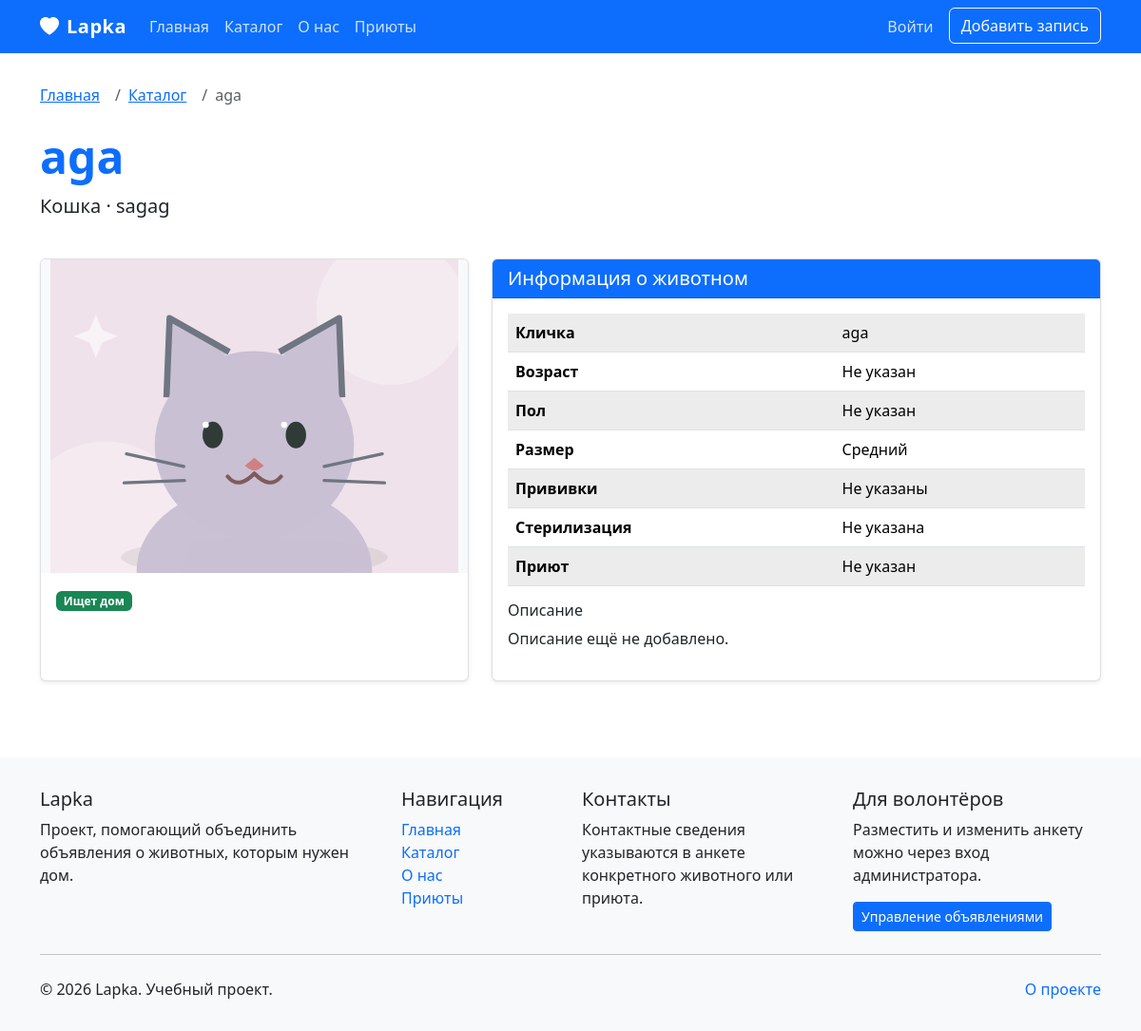
The app's page /animals/1 with its own data.
### models.py (models this page shows)
class Base(DeclarativeBase):
    pass

class Animal(Base):
    __tablename__ = "animals"
    id: Mapped[int] = mapped_column(primary_key=True)
    name: Mapped[str] = mapped_column(String(120), nullable=False)
    name_key: Mapped[str] = mapped_column(String(120), nullable=False, index=True)
    species: Mapped[str] = mapped_column(String(20), nullable=False, index=True)
    city: Mapped[str] = mapped_column(String(100), nullable=False)
    city_key: Mapped[str] = mapped_column(String(100), nullable=False, index=True)
    age_years: Mapped[int | None] = mapped_column(Integer, nullable=True)
    gender: Mapped[str] = mapped_column(String(20), default="unknown")
    size: Mapped[str] = mapped_column(String(20), default="medium")
    description: Mapped[str] = mapped_column(Text, default="")
    status: Mapped[str] = mapped_column(String(20), default="searching", index=True)
    vaccinated: Mapped[bool] = mapped_column(Boolean, default=False)
    neutered: Mapped[bool] = mapped_column(Boolean, default=False)
    photo_url: Mapped[str] = mapped_column(String(500), default="")
    contact_email: Mapped[str] = mapped_column(String(254), default="")
    created_at: Mapped[datetime] = mapped_column(DateTime(timezone=True), default=lambda: datetime.now(timezone.utc))
    shelter_id: Mapped[int | None] = mapped_column(ForeignKey("shelters.id"), nullable=True)
    shelter: Mapped[Shelter | None] = relationship(back_populates="animals")

### app.py (the view)
    @app.get("/animals/<int:animal_id>")
    def animal_detail(animal_id):
        with Session() as db:
            animal = db.get(Animal, animal_id)
            if animal is None:
                abort(404)
            item = get_animal(db, animal_id)
            related = [a for a in list_animals(db, species=animal.species, status="searching", per_page=4)["items"]
                       if a["id"] != animal_id][:3]
        return render_template("detail.html", animal=item, related=related)

### services.py (called while the page is built)
def animal_to_dict(a: Animal):
    return {"id": a.id, "name": a.name, "species": a.species,
            "city": a.city, "age_years": a.age_years, "gender": a.gender,
            "size": a.size, "description": a.description, "status": a.status,
            "vaccinated": a.vaccinated, "neutered": a.neutered,
            "photo_url": a.photo_url, "contact_email": a.contact_email,
            "shelter_id": a.shelter_id, "shelter_name": a.shelter.name if a.shelter else None,
            "created_at": a.created_at.isoformat() if a.created_at else None}

def get_animal(session, animal_id):
    animal = session.get(Animal, animal_id)
    return animal_to_dict(animal) if animal else None

### templates/detail.html (shortened to what this page needs)
{% extends 'base.html' %}
{% block breadcrumb %}<li class="breadcrumb-item"><a href="{{ url_for('catalog') }}">Каталог</a></li><li class="breadcrumb-item active">{{ animal.name }}</li>{% endblock %}
{% block page_title %}{{ animal.name }}{% endblock %}
{% block page_subtitle %}{{ species_labels[animal.species] }} · {{ animal.city }}{% endblock %}
{% block content %}
<div class="row g-4"><div class="col-lg-5"><div class="card h-100"><img class="card-img-top pet-detail-img" src="{{ animal.photo_url or url_for('static', filename='img/' ~ animal.species ~ ((animal.id % 4) + 1) ~ '.svg') }}" alt="{{ animal.name }}" onerror="this.onerror=null;this.src='{{ url_for('static', filename='img/pet-fallback.svg') }}'"><div class="card-body"><span class="badge {{ 'bg-success' if animal.status == 'searching' else 'bg-secondary' }}">{{ status_labels[animal.status] }}</span></div></div></div>
<div class="col-lg-7"><div class="card h-100"><div class="card-header bg-primary text-white"><h5 class="mb-0">Информация о животном</h5></div><div class="card-body"><table class="table table-striped"><tbody><tr><th>Кличка</th><td>{{ animal.name }}</td></tr><tr><th>Возраст</th><td>{{ animal.age_years ~ ' лет' if animal.age_years is not none else 'Не указан' }}</td></tr><tr><th>Пол</th><td>{{ gender_labels[animal.gender] }}</td></tr><tr><th>Размер</th><td>{{ size_labels[animal.size] }}</td></tr><tr><th>Прививки</th><td>{{ 'Да' if animal.vaccinated else 'Не указаны' }}</td></tr><tr><th>Стерилизация</th><td>{{ 'Да' if animal.neutered else 'Не указана' }}</td></tr><tr><th>Приют</th><td>{{ animal.shelter_name or 'Не указан' }}</td></tr></tbody></table>
<h6>Описание</h6><p>{{ animal.description or 'Описание ещё не добавлено.' }}</p>
</div></div></div></div>
{% endblock %}

### static/css/classic.css (style rules this page uses)
.card { box-shadow: 0 .125rem .25rem rgba(0,0,0,.075); border: 1px solid rgba(0,0,0,.125); transition: transform .2s; }
.pet-detail-img { height: 330px; object-fit: contain; background: #f8f9fa; }
.table td, .table th { vertical-align: middle; }
.table td { max-width: 480px; }

### records on screen
Animal: name "aga", species "Кошка", city "sagag", status "Ищет дом", gender "Не указан", size "Средний"

### other values on screen
{{ 'Да' if animal.vaccinated else 'Не указаны' }} "Не указаны"
{{ 'Да' if animal.neutered else 'Не указана' }} "Не указана"
{{ animal.shelter_name or 'Не указан' }} "Не указан"
{{ animal.description or 'Описание ещё не добавлено.' }} "Описание ещё не добавлено."
